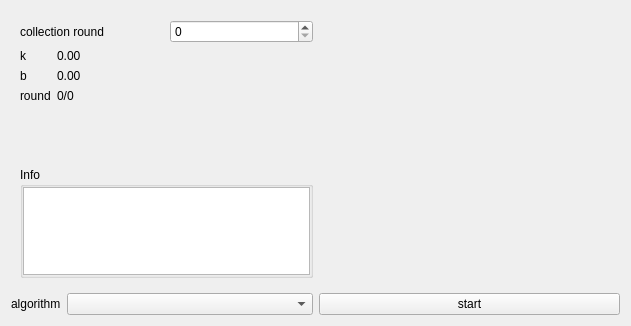
<?xml version="1.0" encoding="UTF-8"?>
<ui version="4.0">
 <class>FormPlotCorrection</class>
 <widget class="QWidget" name="FormPlotCorrection">
  <property name="geometry">
   <rect>
    <x>0</x>
    <y>0</y>
    <width>631</width>
    <height>326</height>
   </rect>
  </property>
  <property name="windowTitle">
   <string>Form</string>
  </property>
  <layout class="QGridLayout" name="gridLayout_2">
   <item row="1" column="0">
    <layout class="QHBoxLayout" name="horizontalLayout">
     <item>
      <widget class="QLabel" name="labelAlgorithm">
       <property name="sizePolicy">
        <sizepolicy hsizetype="Fixed" vsizetype="Preferred">
         <horstretch>0</horstretch>
         <verstretch>0</verstretch>
        </sizepolicy>
       </property>
       <property name="text">
        <string>algorithm</string>
       </property>
      </widget>
     </item>
     <item>
      <widget class="QComboBox" name="comboBoxAlgorithm"/>
     </item>
    </layout>
   </item>
   <item row="0" column="0" colspan="2">
    <widget class="QStackedWidget" name="stackedWidget">
     <widget class="QWidget" name="pageAlgorithmKB">
      <layout class="QGridLayout" name="gridLayout" rowstretch="1,1,1" columnstretch="1,1">
       <item row="1" column="0">
        <layout class="QFormLayout" name="formLayout">
         <item row="0" column="0">
          <widget class="QLabel" name="labelK">
           <property name="text">
            <string>k</string>
           </property>
          </widget>
         </item>
         <item row="0" column="1">
          <widget class="QLabel" name="labelValK">
           <property name="text">
            <string>0.00</string>
           </property>
          </widget>
         </item>
         <item row="1" column="0">
          <widget class="QLabel" name="labelB">
           <property name="text">
            <string>b</string>
           </property>
          </widget>
         </item>
         <item row="1" column="1">
          <widget class="QLabel" name="labelValB">
           <property name="text">
            <string>0.00</string>
           </property>
          </widget>
         </item>
         <item row="2" column="0">
          <widget class="QLabel" name="labelRound">
           <property name="text">
            <string>round</string>
           </property>
          </widget>
         </item>
         <item row="2" column="1">
          <widget class="QLabel" name="labelStatus">
           <property name="text">
            <string>0/0</string>
           </property>
          </widget>
         </item>
        </layout>
       </item>
       <item row="0" column="1" rowspan="3">
        <widget class="QWidget" name="widget" native="true">
         <layout class="QGridLayout" name="gridLayout_4">
          <item row="0" column="0">
           <layout class="QGridLayout" name="gLayPlot"/>
          </item>
         </layout>
        </widget>
       </item>
       <item row="0" column="0">
        <layout class="QHBoxLayout" name="horizontalLayoutCollectionSetting">
         <item>
          <widget class="QLabel" name="labelCollectionRound">
           <property name="text">
            <string>collection round</string>
           </property>
          </widget>
         </item>
         <item>
          <widget class="QSpinBox" name="spinBoxRound"/>
         </item>
        </layout>
       </item>
       <item row="2" column="0">
        <widget class="QGroupBox" name="groupBoxInfo">
         <property name="title">
          <string>Info</string>
         </property>
         <layout class="QGridLayout" name="gridLayout_3">
          <property name="leftMargin">
           <number>0</number>
          </property>
          <property name="topMargin">
           <number>0</number>
          </property>
          <property name="rightMargin">
           <number>0</number>
          </property>
          <property name="bottomMargin">
           <number>0</number>
          </property>
          <property name="spacing">
           <number>0</number>
          </property>
          <item row="0" column="0">
           <widget class="QTextEdit" name="textEdit"/>
          </item>
         </layout>
        </widget>
       </item>
      </layout>
     </widget>
    </widget>
   </item>
   <item row="1" column="1">
    <widget class="QPushButton" name="btnStart">
     <property name="text">
      <string>start</string>
     </property>
    </widget>
   </item>
  </layout>
 </widget>
 <resources/>
 <connections/>
</ui>
